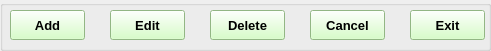
  <widget class="QGroupBox" name="btn_grpbox">
   <property name="geometry">
    <rect>
     <x>580</x>
     <y>720</y>
     <width>491</width>
     <height>51</height>
    </rect>
   </property>
   <property name="font">
    <font>
     <pointsize>10</pointsize>
    </font>
   </property>
   <property name="styleSheet">
    <string notr="true">

QGroupBox
{
border:1px solid Black;
};

background-color: rgb(240, 255, 252);</string>
   </property>
   <property name="title">
    <string/>
   </property>
   <property name="alignment">
    <set>Qt::AlignCenter</set>
   </property>
   <widget class="QPushButton" name="Add_btn">
    <property name="geometry">
     <rect>
      <x>10</x>
      <y>10</y>
      <width>75</width>
      <height>30</height>
     </rect>
    </property>
    <property name="font">
     <font>
      <pointsize>10</pointsize>
      <weight>75</weight>
      <bold>true</bold>
     </font>
    </property>
    <property name="styleSheet">
     <string notr="true">background-color: rgb(204, 255, 185);</string>
    </property>
    <property name="text">
     <string>Add</string>
    </property>
   </widget>
   <widget class="QPushButton" name="Edit_btn">
    <property name="geometry">
     <rect>
      <x>110</x>
      <y>10</y>
      <width>75</width>
      <height>30</height>
     </rect>
    </property>
    <property name="font">
     <font>
      <pointsize>10</pointsize>
      <weight>75</weight>
      <bold>true</bold>
     </font>
    </property>
    <property name="styleSheet">
     <string notr="true">background-color: rgb(204, 255, 185);</string>
    </property>
    <property name="text">
     <string>Edit</string>
    </property>
   </widget>
   <widget class="QPushButton" name="Delete_btn">
    <property name="geometry">
     <rect>
      <x>210</x>
      <y>10</y>
      <width>75</width>
      <height>30</height>
     </rect>
    </property>
    <property name="font">
     <font>
      <pointsize>10</pointsize>
      <weight>75</weight>
      <bold>true</bold>
     </font>
    </property>
    <property name="styleSheet">
     <string notr="true">background-color: rgb(204, 255, 185);</string>
    </property>
    <property name="text">
     <string>Delete</string>
    </property>
   </widget>
   <widget class="QPushButton" name="Cancel_btn">
    <property name="geometry">
     <rect>
      <x>310</x>
      <y>10</y>
      <width>75</width>
      <height>30</height>
     </rect>
    </property>
    <property name="font">
     <font>
      <pointsize>10</pointsize>
      <weight>75</weight>
      <bold>true</bold>
     </font>
    </property>
    <property name="styleSheet">
     <string notr="true">background-color: rgb(204, 255, 185);</string>
    </property>
    <property name="text">
     <string>Cancel</string>
    </property>
   </widget>
   <widget class="QPushButton" name="Exit_btn">
    <property name="geometry">
     <rect>
      <x>410</x>
      <y>10</y>
      <width>75</width>
      <height>30</height>
     </rect>
    </property>
    <property name="font">
     <font>
      <pointsize>10</pointsize>
      <weight>75</weight>
      <bold>true</bold>
     </font>
    </property>
    <property name="styleSheet">
     <string notr="true">background-color: rgb(204, 255, 185);</string>
    </property>
    <property name="text">
     <string>Exit</string>
    </property>
   </widget>
  </widget>
